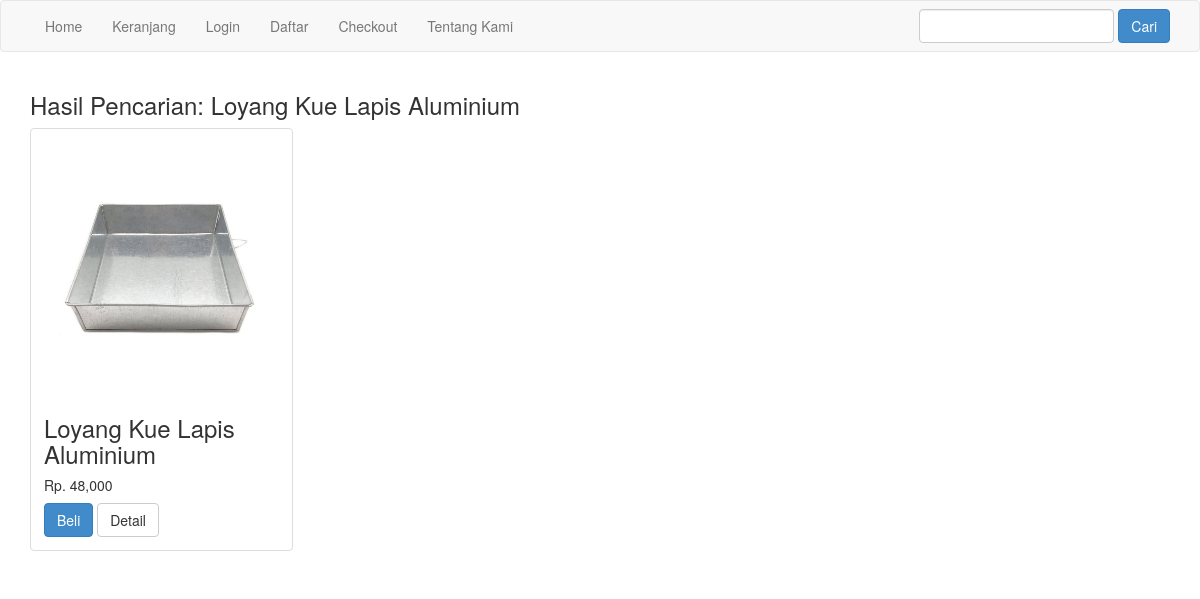
Screenshot of /pencarian.php?keyword=Loyang Kue Lapis Aluminium with the database file from the repository.
### tables this page shows
CREATE TABLE `produk` (
  `id_produk` int(11) NOT NULL,
  `id_kategori` int(5) NOT NULL,
  `nama_produk` varchar(100) NOT NULL,
  `harga_produk` int(11) NOT NULL,
  `berat_produk` int(11) NOT NULL,
  `foto_produk` varchar(100) NOT NULL,
  `deskripsi_produk` text NOT NULL,
  `stok_produk` int(5) NOT NULL
);

### pencarian.php (the view, shortened to what this page needs)
<?php include 'koneksi.php'; ?>
<?php
$keyword = isset($_GET["keyword"]) ? $_GET["keyword"] : '';
$semuadata = array();
if (!empty($keyword)) {
    $ambil = $koneksi->query("SELECT * FROM produk WHERE nama_produk LIKE '%$keyword%' OR deskripsi_produk LIKE '%$keyword%'");
    while ($pecah = $ambil->fetch_assoc()) {
        $semuadata[] = $pecah;
    }
}
?>
<!DOCTYPE html>
<html>
<head>
    <link rel="stylesheet" type="text/css" href="admin/assets/css/bootstrap.css">
</head>
<body>
<?php include 'menu.php'; ?>
    <div class="container">
        <?php if (!empty($keyword)): ?>
            <h3>Hasil Pencarian: <?php echo htmlspecialchars($keyword); ?></h3>
            <div class="row">
                <?php foreach ($semuadata as $key => $value): ?>
                    <div class="col-md-3">
                        <div class="thumbnail">
                            <img src="foto_produk/<?php echo htmlspecialchars($value["foto_produk"]); ?>" alt="" class="img-responsive">
                            <div class="caption">
                                <h3><?php echo htmlspecialchars($value["nama_produk"]); ?></h3>
                                <h5>Rp. <?php echo number_format($value['harga_produk']); ?></h5>
                                <a href="beli.php?id=<?php echo $value["id_produk"]; ?>" class="btn btn-primary">Beli</a>
                                <a href="detail.php?id=<?php echo $value["id_produk"]; ?>" class="btn btn-default">Detail</a>
                            </div>
                        </div>
                    </div>
                <?php endforeach ?>
            </div>
        <?php endif ?>
    </div>
</body>
</html>

### rows the page displays
produk: foto_produk (picture), nama_produk "Loyang Kue Lapis Aluminium", harga_produk "48,000"

### other values shown
$keyword "Loyang Kue Lapis Aluminium"
